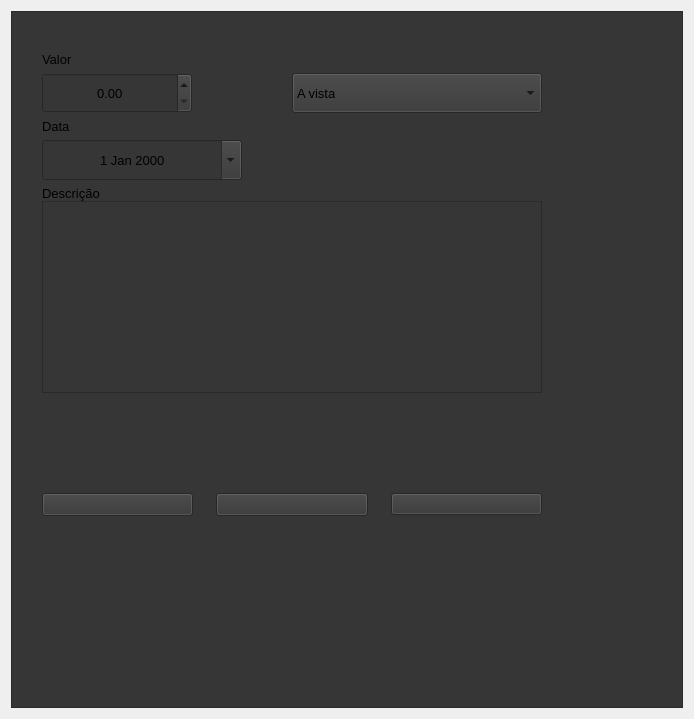
        <widget class="QWidget" name="add_cashier">
         <layout class="QVBoxLayout" name="verticalLayout_39">
          <item alignment="Qt::AlignHCenter|Qt::AlignVCenter">
           <widget class="QFrame" name="frame_12">
            <property name="sizePolicy">
             <sizepolicy hsizetype="Maximum" vsizetype="Maximum">
              <horstretch>0</horstretch>
              <verstretch>0</verstretch>
             </sizepolicy>
            </property>
            <property name="styleSheet">
             <string notr="true">background-color: rgb(54, 54, 54);</string>
            </property>
            <property name="frameShape">
             <enum>QFrame::StyledPanel</enum>
            </property>
            <property name="frameShadow">
             <enum>QFrame::Raised</enum>
            </property>
            <layout class="QHBoxLayout" name="horizontalLayout_2">
             <property name="leftMargin">
              <number>30</number>
             </property>
             <property name="topMargin">
              <number>40</number>
             </property>
             <property name="rightMargin">
              <number>140</number>
             </property>
             <property name="bottomMargin">
              <number>191</number>
             </property>
             <item>
              <layout class="QVBoxLayout" name="verticalLayout_21">
               <item>
                <layout class="QVBoxLayout" name="verticalLayout_33">
                 <item>
                  <layout class="QVBoxLayout" name="verticalLayout_34">
                   <item>
                    <widget class="QLabel" name="label_60">
                     <property name="sizePolicy">
                      <sizepolicy hsizetype="Preferred" vsizetype="Fixed">
                       <horstretch>0</horstretch>
                       <verstretch>0</verstretch>
                      </sizepolicy>
                     </property>
                     <property name="font">
                      <font>
                       <pointsize>10</pointsize>
                      </font>
                     </property>
                     <property name="text">
                      <string>Valor</string>
                     </property>
                    </widget>
                   </item>
                   <item>
                    <layout class="QHBoxLayout" name="horizontalLayout_58">
                     <item alignment="Qt::AlignLeft">
                      <widget class="QDoubleSpinBox" name="valor">
                       <property name="sizePolicy">
                        <sizepolicy hsizetype="Maximum" vsizetype="Fixed">
                         <horstretch>0</horstretch>
                         <verstretch>0</verstretch>
                        </sizepolicy>
                       </property>
                       <property name="minimumSize">
                        <size>
                         <width>150</width>
                         <height>40</height>
                        </size>
                       </property>
                       <property name="font">
                        <font>
                         <pointsize>10</pointsize>
                        </font>
                       </property>
                       <property name="alignment">
                        <set>Qt::AlignCenter</set>
                       </property>
                       <property name="maximum">
                        <double>99999.990000000005239</double>
                       </property>
                      </widget>
                     </item>
                     <item alignment="Qt::AlignLeft">
                      <widget class="QComboBox" name="forma">
                       <property name="sizePolicy">
                        <sizepolicy hsizetype="Maximum" vsizetype="Fixed">
                         <horstretch>0</horstretch>
                         <verstretch>0</verstretch>
                        </sizepolicy>
                       </property>
                       <property name="minimumSize">
                        <size>
                         <width>250</width>
                         <height>40</height>
                        </size>
                       </property>
                       <property name="sizeIncrement">
                        <size>
                         <width>0</width>
                         <height>0</height>
                        </size>
                       </property>
                       <property name="font">
                        <font>
                         <pointsize>10</pointsize>
                        </font>
                       </property>
                       <item>
                        <property name="text">
                         <string>A vista</string>
                        </property>
                       </item>
                       <item>
                        <property name="text">
                         <string>Parcelado 1x</string>
                        </property>
                       </item>
                       <item>
                        <property name="text">
                         <string>Parcelado 2x</string>
                        </property>
                       </item>
                       <item>
                        <property name="text">
                         <string>Parcelado 3x</string>
                        </property>
                       </item>
                       <item>
                        <property name="text">
                         <string>Parcelado 4x</string>
                        </property>
                       </item>
                       <item>
                        <property name="text">
                         <string>Parcelado 5x</string>
                        </property>
                       </item>
                       <item>
                        <property name="text">
                         <string>Parcelado 6x</string>
                        </property>
                       </item>
                       <item>
                        <property name="text">
                         <string>Parcelado 7x</string>
                        </property>
                       </item>
                       <item>
                        <property name="text">
                         <string>Parcelado 8x</string>
                        </property>
                       </item>
                       <item>
                        <property name="text">
                         <string>Parcelado 9x</string>
                        </property>
                       </item>
                       <item>
                        <property name="text">
                         <string>Parcelado 10x</string>
                        </property>
                       </item>
                      </widget>
                     </item>
                    </layout>
                   </item>
                  </layout>
                 </item>
                 <item>
                  <layout class="QVBoxLayout" name="verticalLayout_35">
                   <property name="spacing">
                    <number>6</number>
                   </property>
                   <item>
                    <widget class="QLabel" name="label_61">
                     <property name="sizePolicy">
                      <sizepolicy hsizetype="Preferred" vsizetype="Fixed">
                       <horstretch>0</horstretch>
                       <verstretch>0</verstretch>
                      </sizepolicy>
                     </property>
                     <property name="font">
                      <font>
                       <pointsize>10</pointsize>
                      </font>
                     </property>
                     <property name="text">
                      <string>Data</string>
                     </property>
                    </widget>
                   </item>
                   <item>
                    <widget class="QDateEdit" name="date_cashier">
                     <property name="sizePolicy">
                      <sizepolicy hsizetype="Maximum" vsizetype="Fixed">
                       <horstretch>0</horstretch>
                       <verstretch>0</verstretch>
                      </sizepolicy>
                     </property>
                     <property name="minimumSize">
                      <size>
                       <width>200</width>
                       <height>40</height>
                      </size>
                     </property>
                     <property name="font">
                      <font>
                       <pointsize>10</pointsize>
                      </font>
                     </property>
                     <property name="alignment">
                      <set>Qt::AlignCenter</set>
                     </property>
                     <property name="calendarPopup">
                      <bool>true</bool>
                     </property>
                    </widget>
                   </item>
                  </layout>
                 </item>
                </layout>
               </item>
               <item>
                <layout class="QVBoxLayout" name="verticalLayout_38">
                 <property name="spacing">
                  <number>0</number>
                 </property>
                 <property name="topMargin">
                  <number>0</number>
                 </property>
                 <property name="bottomMargin">
                  <number>0</number>
                 </property>
                 <item>
                  <widget class="QLabel" name="label_59">
                   <property name="sizePolicy">
                    <sizepolicy hsizetype="Preferred" vsizetype="Fixed">
                     <horstretch>0</horstretch>
                     <verstretch>0</verstretch>
                    </sizepolicy>
                   </property>
                   <property name="font">
                    <font>
                     <pointsize>10</pointsize>
                    </font>
                   </property>
                   <property name="text">
                    <string>Descrição</string>
                   </property>
                  </widget>
                 </item>
                 <item>
                  <widget class="QTextEdit" name="desc_entrada">
                   <property name="sizePolicy">
                    <sizepolicy hsizetype="Fixed" vsizetype="Fixed">
                     <horstretch>0</horstretch>
                     <verstretch>0</verstretch>
                    </sizepolicy>
                   </property>
                   <property name="minimumSize">
                    <size>
                     <width>500</width>
                     <height>0</height>
                    </size>
                   </property>
                   <property name="font">
                    <font>
                     <pointsize>10</pointsize>
                    </font>
                   </property>
                  </widget>
                 </item>
                 <item>
                  <spacer name="verticalSpacer_6">
                   <property name="orientation">
                    <enum>Qt::Vertical</enum>
                   </property>
                   <property name="sizeType">
                    <enum>QSizePolicy::Fixed</enum>
                   </property>
                   <property name="sizeHint" stdset="0">
                    <size>
                     <width>20</width>
                     <height>100</height>
                    </size>
                   </property>
                  </spacer>
                 </item>
                 <item>
                  <layout class="QHBoxLayout" name="horizontalLayout_59">
                   <property name="spacing">
                    <number>23</number>
                   </property>
                   <property name="topMargin">
                    <number>0</number>
                   </property>
                   <item>
                    <widget class="QPushButton" name="add_entry">
                     <property name="sizePolicy">
                      <sizepolicy hsizetype="Minimum" vsizetype="Fixed">
                       <horstretch>0</horstretch>
                       <verstretch>0</verstretch>
                      </sizepolicy>
                     </property>
                     <property name="font">
                      <font>
                       <pointsize>10</pointsize>
                      </font>
                     </property>
                     <property name="text">
                      <string/>
                     </property>
                     <property name="icon">
                      <iconset>
                       <normaloff>:/Icons/add_money.png</normaloff>:/Icons/add_money.png</iconset>
                     </property>
                     <property name="iconSize">
                      <size>
                       <width>40</width>
                       <height>40</height>
                      </size>
                     </property>
                    </widget>
                   </item>
                   <item>
                    <widget class="QPushButton" name="add_out">
                     <property name="sizePolicy">
                      <sizepolicy hsizetype="Minimum" vsizetype="Fixed">
                       <horstretch>0</horstretch>
                       <verstretch>0</verstretch>
                      </sizepolicy>
                     </property>
                     <property name="font">
                      <font>
                       <pointsize>10</pointsize>
                      </font>
                     </property>
                     <property name="text">
                      <string/>
                     </property>
                     <property name="icon">
                      <iconset>
                       <normaloff>:/Icons/less_money.png</normaloff>:/Icons/less_money.png</iconset>
                     </property>
                     <property name="iconSize">
                      <size>
                       <width>40</width>
                       <height>40</height>
                      </size>
                     </property>
                    </widget>
                   </item>
                   <item>
                    <widget class="QPushButton" name="back_cashier">
                     <property name="text">
                      <string/>
                     </property>
                     <property name="icon">
                      <iconset>
                       <normaloff>:/Icons/back.png</normaloff>:/Icons/back.png</iconset>
                     </property>
                     <property name="iconSize">
                      <size>
                       <width>32</width>
                       <height>32</height>
                      </size>
                     </property>
                    </widget>
                   </item>
                  </layout>
                 </item>
                </layout>
               </item>
              </layout>
             </item>
            </layout>
           </widget>
          </item>
         </layout>
        </widget>
